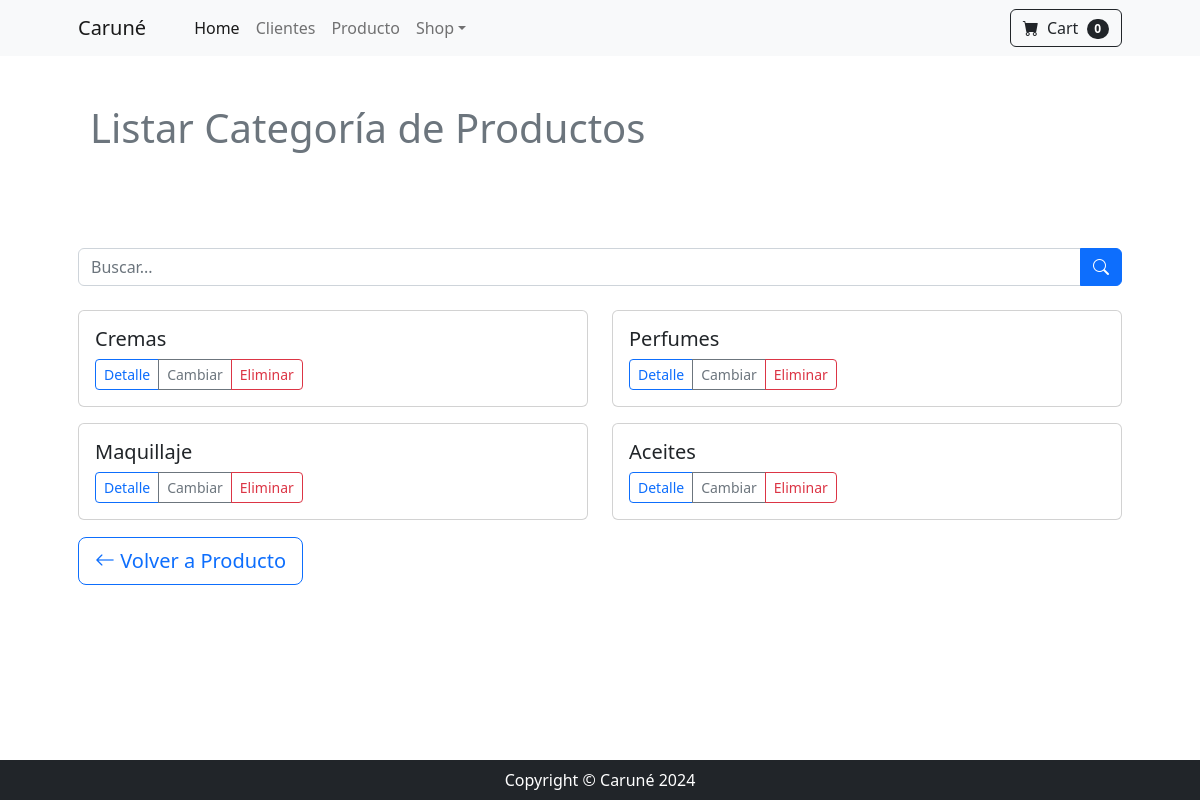
/producto/productocategoria/list/, run on an earlier commit of the app's database.
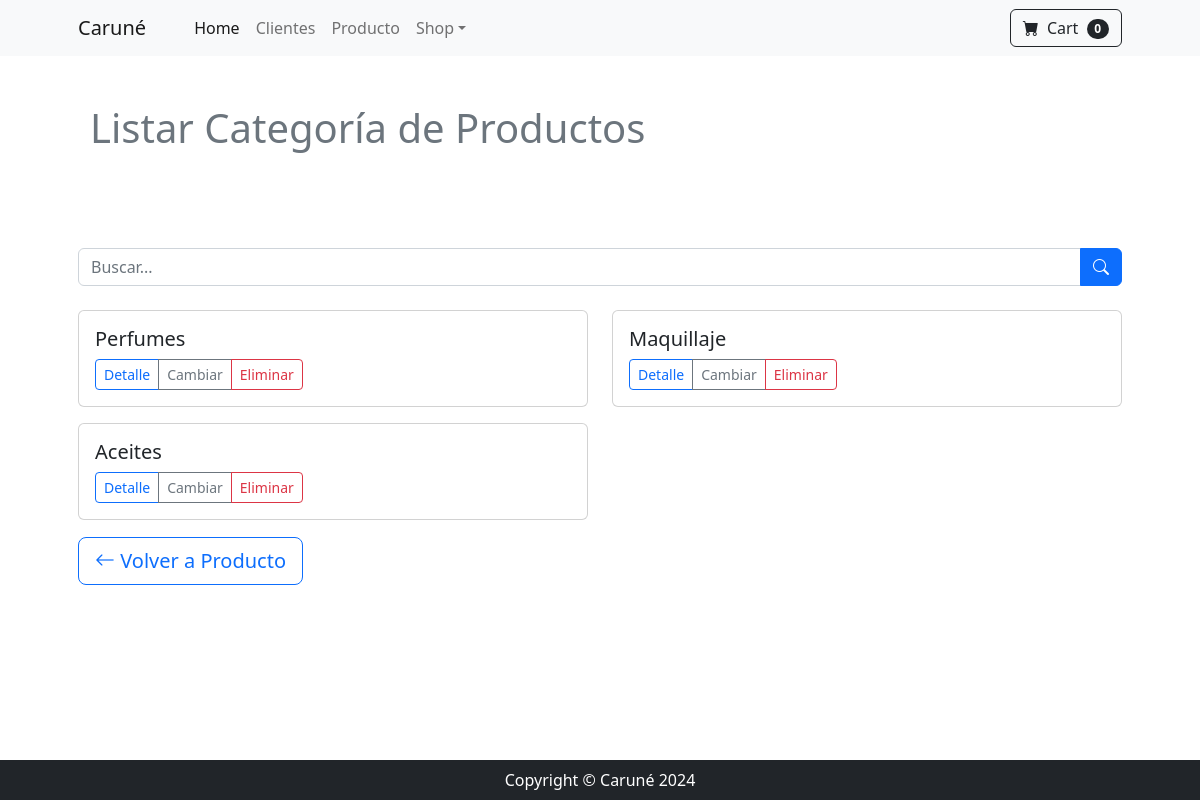
And on a later commit of the database.
### producto/models.py (models this page shows, shortened)
class ProductoCategoria(models.Model):
    nombre = models.CharField(max_length=200, unique=True)
    descripcion = models.CharField(max_length=300, null=True, blank=True, verbose_name="descripción")
    class Meta:
        verbose_name = "Categoría de productos"
        verbose_name_plural = "Categorías de productos"

### producto/views.py (the view)
# urls.py: path("productocategoria/list/", views.ProductoCategoriaList.as_view(), name="productocategoria_list"),
class ProductoCategoriaList(ListView):
    model = models.ProductoCategoria
    template_name = 'producto/productocategoria_list.html'
    context_object_name = 'categorias'
    def get_queryset(self):
        queryset = super().get_queryset()
        consulta = self.request.GET.get('consulta')
        if consulta:
            queryset = queryset.filter(nombre__icontains=consulta)
        return queryset

### producto/templates/producto/productocategoria_list.html (shortened to what this page needs)
{% extends 'core/base.html' %}
{% block titulo %}
    {% include 'core/components/titulo1.html' with titulo="Listar Categoría de Productos"%}
{% endblock titulo %}
{% block contenido %}
    <div class="py-lg-4">
        <form action="" method="get" class="input-group">
        <input type="text" name="consulta" class="form-control" placeholder="Buscar...">
        <button type="submit" class="btn btn-primary">
            <i class="bi bi-search"></i>
        </button>
        </form>
    </div>
    <div class="row">
        {% for producto in object_list %}
            <div class="col-md-6 mb-3">
                <div class="card">
                    <div class="card-body">
                        <h5 class="card-title">{{ producto.nombre }}</h5>
                        <div class="d-flex justify-content-between align-items-center">
                            <div class="btn-group">
                                <a href="{% url 'producto:productocategoria_detail' producto.id %}" class="btn btn-sm btn-outline-primary">Detalle</a>
                                <a href="{% url 'producto:productocategoria_update' producto.id %}" class="btn btn-sm btn-outline-secondary">Cambiar</a>
                                <a href="{% url 'producto:productocategoria_delete' producto.id %}" class="btn btn-sm btn-outline-danger">Eliminar</a>
                            </div>
                        </div>
                    </div>
                </div>
            </div>
            {% if forloop.counter|divisibleby:2 %}
                </div><div class="row">
            {% endif %}
        {% endfor %}
    </div>
    <div class="fs-3 pb-4">
        <a href="{% url 'producto:home' %}" class="btn btn-outline-primary btn-lg">
          <i class="bi bi-arrow-left"></i> Volver a Producto
        </a>
    </div>
{% endblock contenido %}

What changed in the data, as far as the page shows it:
removed ProductoCategoria: nombre "Cremas"
